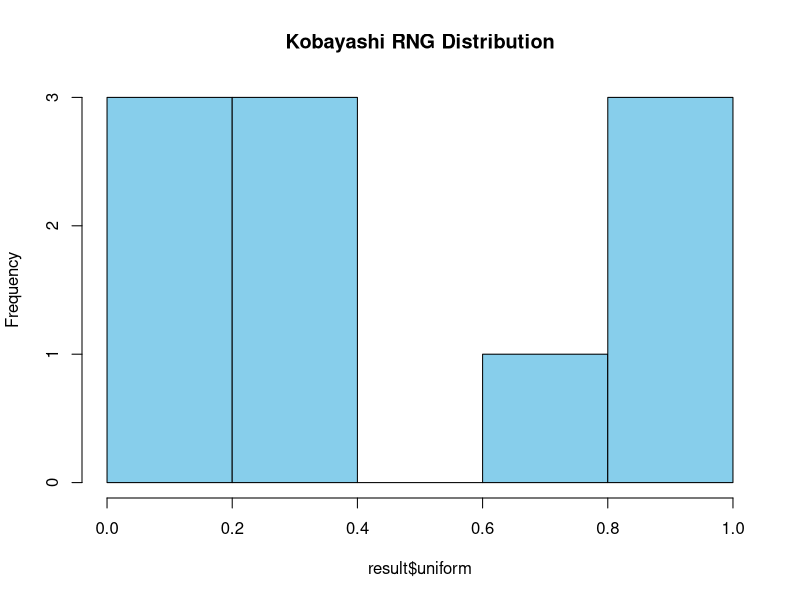

Generate this figure with R:
#period 𝑇=2^31
kobayashi_rng <- function(seed, n) {
  a <- 314159269 #multiplier
  c <- 453806245 #increment
  m <- 2^31 #modulus
  
  x <- numeric(n)
  x[1] <- seed
  
  for (i in 2:n) {
    x[i] <- (a * x[i - 1] + c) %% m
  }
  
  # Return both raw values and scaled [0,1) values
  return(list(
    raw = x,
    uniform = x / m
  ))
}

# Example: Generate 10 random numbers
result <- kobayashi_rng(seed = 1, n = 10)
result$uniform

hist(result$uniform, main = "Kobayashi RNG Distribution", col = "skyblue")
